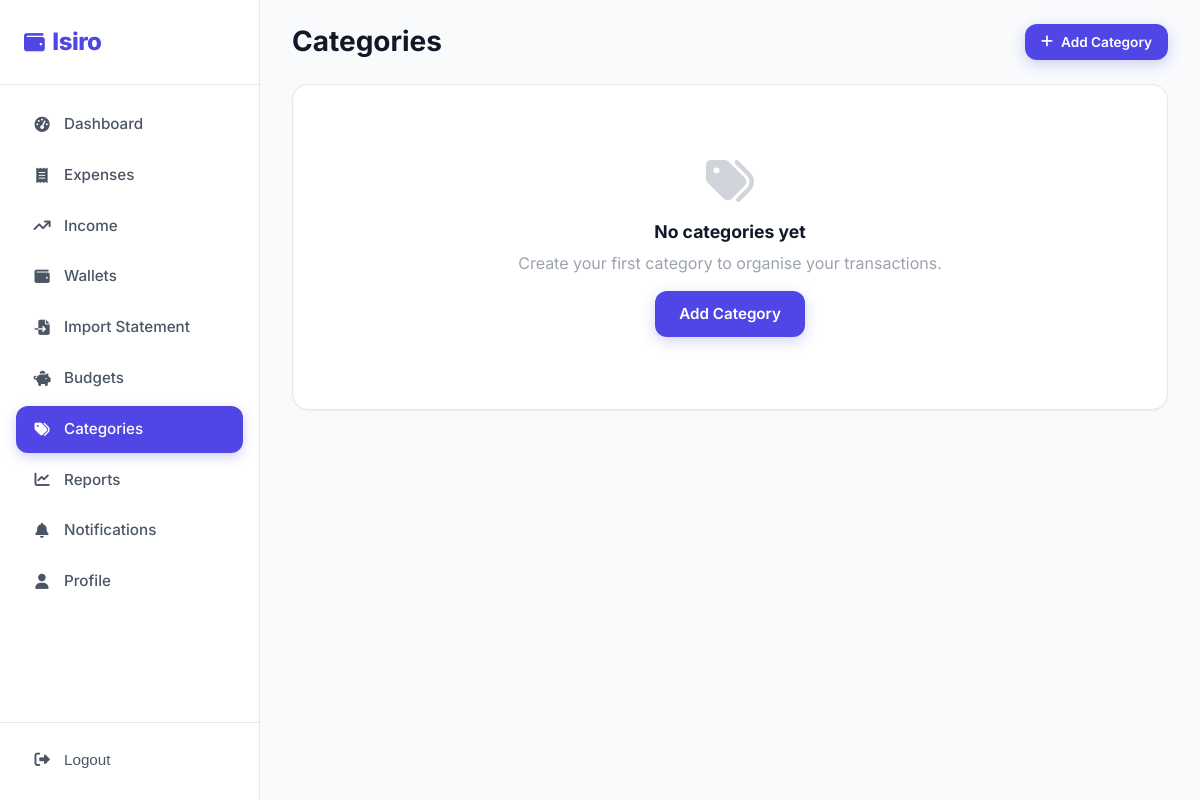
Before: /expenses/categories/ (signed in) with the older database file.
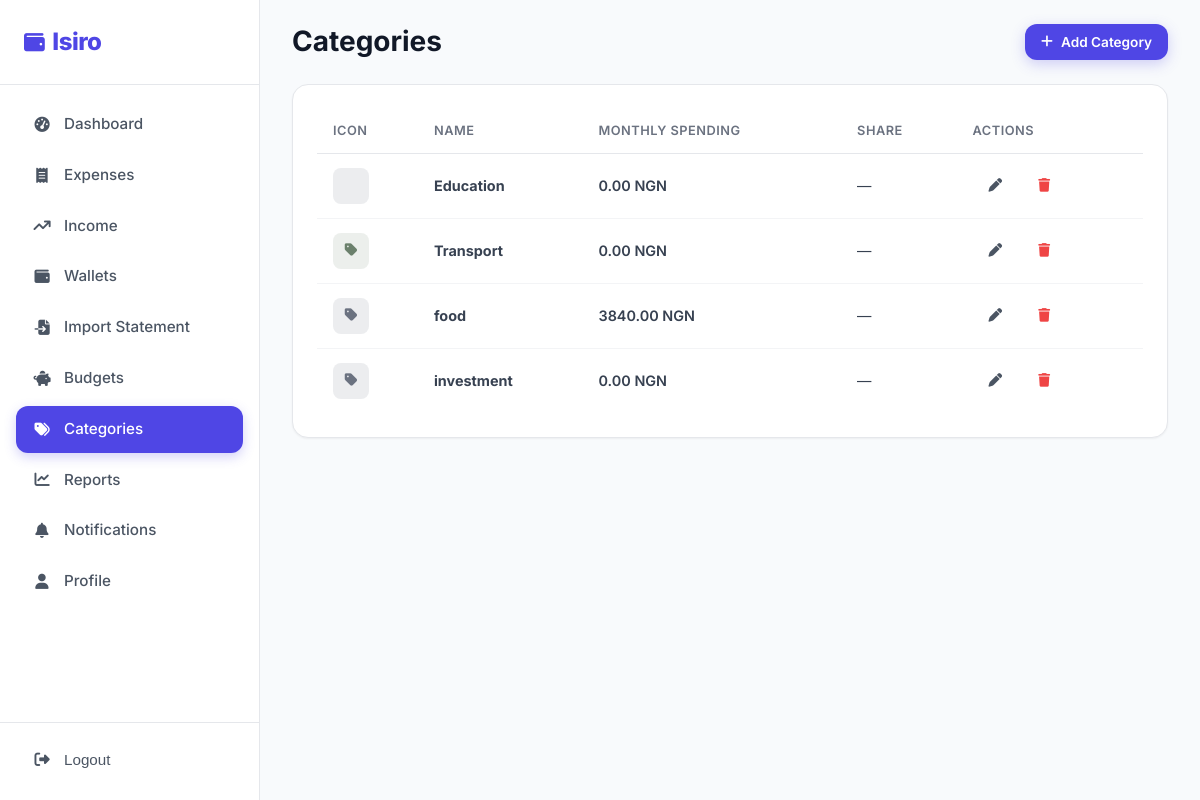
After: the same page with the newer database file.
### expenses/models.py (models this page shows, shortened)
class Category(models.Model):
    name = models.CharField(max_length=80)
    icon = models.CharField(max_length=50, default="fa-tag")
    color = models.CharField(max_length=20, default="#6B7280")
    is_default = models.BooleanField(default=False)
    user = models.ForeignKey(
        settings.AUTH_USER_MODEL,
        on_delete=models.CASCADE,
        related_name="categories",
        null=True,
        blank=True,
    )
    created_at = models.DateTimeField(auto_now_add=True)
    class Meta:
        verbose_name_plural = "Categories"
        ordering = ["name"]
        constraints = [
            models.UniqueConstraint(
                fields=["name", "user"], name="unique_category_per_user",
            ),
        ]

### users/models.py (models this page shows, shortened)
class User(AbstractUser):
    username = None  # remove the username field; use email instead
    full_name = models.CharField(max_length=150, blank=True)
    email = models.EmailField(unique=True)
    profile_image = models.ImageField(
        upload_to="profile_images/",
        blank=True,
        null=True,
    )
    currency = models.CharField(max_length=10, default="USD")
    monthly_budget_preference = models.DecimalField(max_digits=12, decimal_places=2, default=0)
    theme_preference = models.CharField(max_length=10, default="light", choices=[("light", "Light"), ("dark", "Dark")])
    notify_expenses = models.BooleanField(default=True)
    notify_budgets = models.BooleanField(default=True)
    notify_imports = models.BooleanField(default=True)
    created_at = models.DateTimeField(auto_now_add=True)
    USERNAME_FIELD = "email"
    REQUIRED_FIELDS = ["full_name"]
    objects = UserManager()

### expenses/views.py (the view, shortened to what this page needs)
# urls.py: path("categories/", CategoryListView.as_view(), name="categories"),
class CategoryListView(LoginRequiredMixin, View):
    login_url = "users:login"
    template_name = "categories/category_list.html"
    def get(self, request):
        categories = Category.objects.filter(user=request.user)
        now = timezone.now()
        cat_stats = []
        for cat in categories:
            spent = Expense.objects.filter(
                user=request.user, category=cat,
                transaction_type=Expense.TransactionType.EXPENSE,
                date__year=now.year, date__month=now.month,
            ).aggregate(t=Sum("amount"))["t"] or 0
            cat_stats.append({"category": cat, "spent": spent})
        return render(request, self.template_name, {
            "cat_stats": cat_stats, "form": CategoryForm(), "currency": request.user.currency,
        })

### templates/categories/category_list.html (shortened to what this page needs)
{% extends "base.html" %}
{% load static %}
{% block body_class %}app-page{% endblock %}
{% block content %}
<div class="app-layout">
    {% include "partials/sidebar.html" with active="categories" %}
    <main class="main-content">
        <div class="topbar">
            <div style="display:flex; align-items:center; gap:16px;">
                <h1>Categories</h1>
            </div>
            <div class="topbar-actions">
                <a href="{% url 'expenses:category_add' %}" class="btn btn-primary btn-sm">
                    <i class="fas fa-plus"></i> Add Category
                </a>
            </div>
        </div>
        <div class="txn-section">
            {% if cat_stats %}
            <div class="table-wrap">
                <table class="data-table">
                    <thead>
                        <tr>
                            <th>Icon</th>
                            <th>Name</th>
                            <th>Monthly Spending</th>
                            <th>Share</th>
                            <th>Actions</th>
                        </tr>
                    </thead>
                    <tbody>
                        {% for item in cat_stats %}
                        <tr>
                            <td>
                                <div style="width:36px; height:36px; border-radius:8px; background:{{ item.category.color }}20; color:{{ item.category.color }}; display:flex; align-items:center; justify-content:center;">
                                    <i class="fas {{ item.category.icon }}"></i>
                                </div>
                            </td>
                            <td><strong>{{ item.category.name }}</strong>{% if item.category.is_default %} <span class="badge badge-source">Default</span>{% endif %}</td>
                            <td class="amount-expense">{{ item.spent|floatformat:2 }} {{ currency }}</td>
                            <td>
                                {% with total_spent=stats.month_expenses %}
                                {% if total_spent > 0 %}
                                {{ item.spent|floatformat:0 }}%
                                {% else %}—{% endif %}
                                {% endwith %}
                            </td>
                            <td>
                                <a href="{% url 'expenses:category_edit' item.category.id %}" class="btn btn-ghost btn-sm"><i class="fas fa-pen"></i></a>
                                <a href="{% url 'expenses:category_delete' item.category.id %}" class="btn btn-ghost btn-sm" style="color:var(--danger-500);"><i class="fas fa-trash"></i></a>
                            </td>
                        </tr>
                        {% endfor %}
                    </tbody>
                </table>
            </div>
            {% else %}
            <div class="empty-state">
                <i class="fas fa-tags"></i>
                <h3>No categories yet</h3>
                <p>Create your first category to organise your transactions.</p>
                <a href="{% url 'expenses:category_add' %}" class="btn btn-primary" style="margin-top:16px;">
                    <span class="btn-text">Add Category</span>
                </a>
            </div>
            {% endif %}
        </div>
    </main>
</div>
{% endblock %}

Changed rows visible on the page:
added Category: category.name "Education", spent "0.00"
now on this page (row edited): User: currency "NGN"
added Category: category.name "Transport", spent "0.00", color "#6b806c" (drawn)
added Category: category.name "food", spent "3840.00"
added Category: category.name "investment", spent "0.00"
Other visible differences:
text no longer shown: "No categories yet Create your first category to organise your transactions. Add Category"
text now shown: "ICON NAME MONTHLY SPENDING SHARE ACTIONS"
